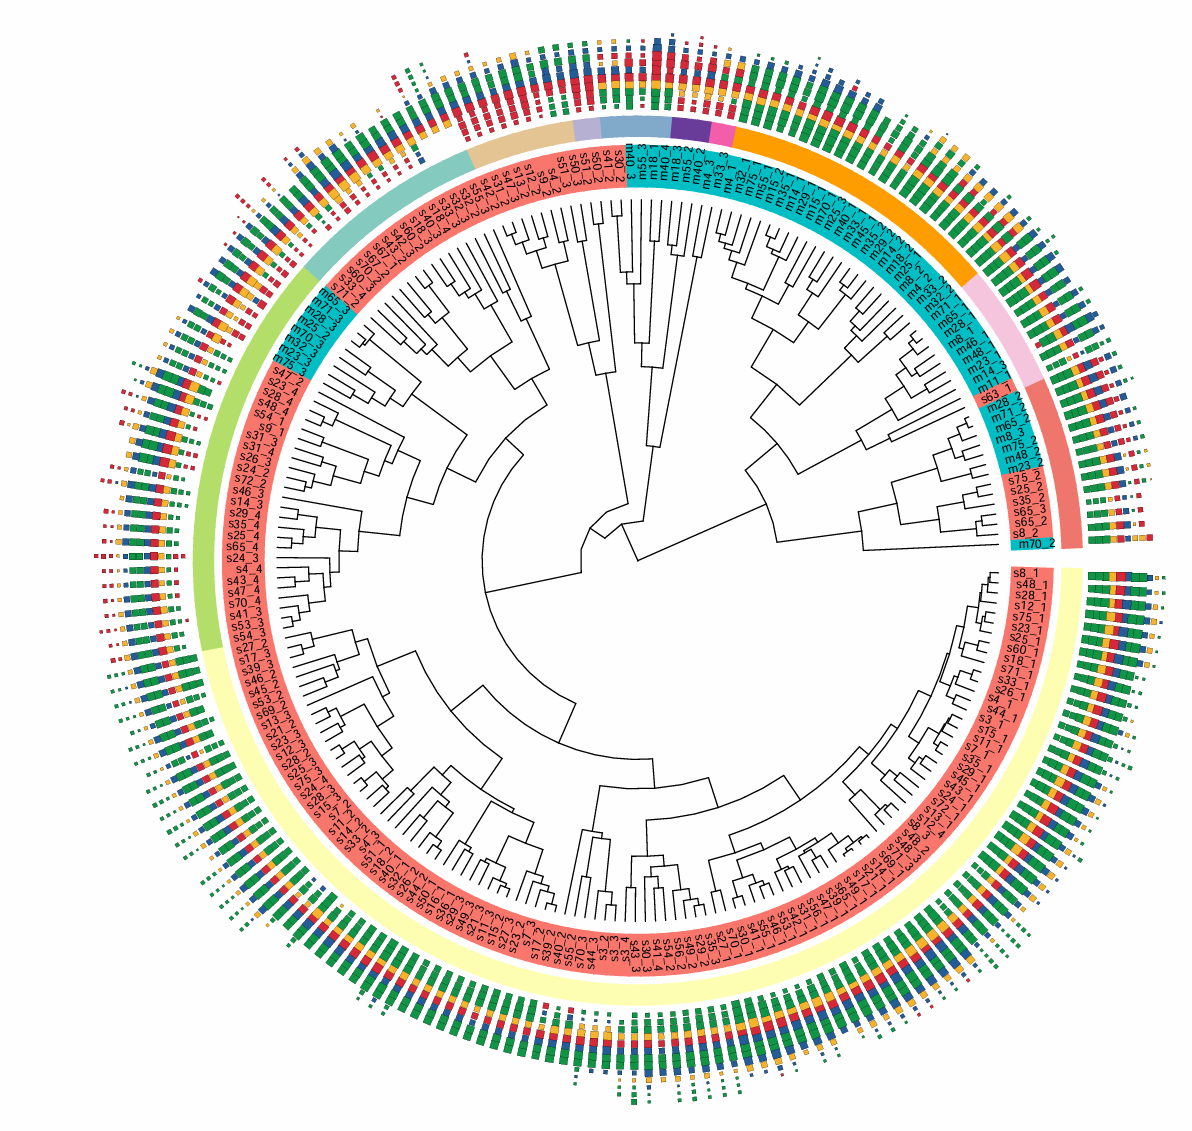

Write R code to recreate this figure.
pwmlist <- read_jaspar("~/ALL_mono_P_S_T.pwm")
  
  pwmlist_alig <- DNAmotifAlignment(threshold = 0,pfms = pwmlist %>% convert_motifs(class = "motifStack-pfm"),
                                    revcomp= rep(FALSE, length(pwmlist)))# %>% convert_motifs("TFBSTools-PWMatrix") %>% TF_logo.2(outfile = "2.txt.pdf")

  TF_logo.2(convert_motifs(pwmlist_alig,class = "TFBSTools-PWMatrix"),outfile = "2024_WRKY/8_motif_net/plot/motiflogo.pdf")
  for (i in 1:length(pwmlist_alig)) {
    pwmlist_alig[[i]]@mat <- pwmlist_alig[[i]]@mat[,-c(1:2,16:17)]
  }
  c <- pwmlist_alig
  for (i in 1:length(c)) {
    c[[i]]@name <- c[[i]]@name %>%  gsub("P","_1",.) %>% gsub("S","_2",.) %>% gsub("T","_3",.) %>% gsub("F","_4",.)
    names(c)[i] <- c[[i]]@name 
    
  }

  p <- data.frame()
  for (i in 1:length(c)) {
    p1 <- cbind(c[[i]]@mat[1,] %>% t(),c[[i]]@mat[2,] %>% t(),c[[i]]@mat[3,] %>% t(),c[[i]]@mat[4,] %>% t()) %>% t()
    if (i==1) {
      p <- rbind(p,p1)
    }else{  p <- cbind(p,p1)  }
  }
  colnames(p) <- names(c);rownames(c) <- NULL
  p <- cor(p,method = "spearman")
  # p <- p[-1,]
  a <- dist(x = p,method = "maximum")#euclidean
  hc <- do.call("hclust", list(d = a))
  library(ggtree)
  phylog <- ade4::hclust2phylog(hc,add.tools = TRUE)
  # plot(phylog,size=0.4)
  p <- ggtree(phylog,layout = "circular",size=0.6)  +
    geom_text(aes(label=node),size=1.5)+
    geom_tiplab(hjust=-0.5,size=4.2,align = TRUE,offset = 0)
  
  # p <- flip(p, 319,241) #旋转两个节点
  p <- ggtree::rotate(p,220)#旋转单个节点
  # geom_text(aes(label=node),size=1)
  dt <- lapply(c, function(pwm){
    dt <- data.frame()
    for (i in seq(ncol(pwm@mat))) {
      id=pwm@name
      group=which.max(pwm@mat[,i]) %>% names()
      size=pwm@mat[which.max(pwm@mat[,i]),i]
      strain=i
      a <- c(id,group,size,strain)
      dt <- rbind(dt,a)
    }
    colnames(dt) <- c("id","group","size","strain")
    return(dt)
  }) %>% do.call(rbind,.)
  dt$size <- as.numeric(dt$size)
  dt$strain <- as.numeric(dt$strain)
  row.names(dt) <- NULL

  p1 <- names(c)[names(c) %>% grep("m",.)]
  p2 <-names(c)[-( names(c) %>% grep("m",.))]
  text1 <-paste0("geom_strip(\"", p1, "\", \"",p1,"\", offset = 0.06, barsize = 20, extend = 0.6, color = \"#00BFC4\", offset.text = 3)") %>% paste0(collapse = "+")#offset :颜色bar 的外移内移
  text2 <-paste0("geom_strip(\"", p2, "\", \"",p2,"\", offset = 0.06, barsize = 20, extend = 0.6, color = \"#F8766D\", offset.text = 3)") %>% paste0(collapse = "+")
  {
    tree <- cutree(tree = hc,h = 0.37)
    class1 <- tree[tree==1] %>% names()
    class2 <- tree[tree==2] %>% names()
    class3 <- tree[tree==3] %>% names()
    class4 <- tree[tree==4] %>% names()
    class5 <- tree[tree==5] %>% names()
    class6 <- tree[tree==6] %>% names()
    class7 <- tree[tree==7] %>% names()
    class8 <- tree[tree==8] %>% names()
    class9 <- tree[tree==9] %>% names()
    class10 <- tree[tree==10] %>% names()
    class11 <- tree[tree==11] %>% names()
    # class12 <- tree[tree==12] %>% names()
    class1  <- paste0("geom_strip(\"", class1 , "\", \"",class1 ,"\", offset = 0.15, barsize = 10, extend = 0.6, color = \"#FFFFB3\",angle = 10,hjust = \"center\",fontsize = 4, offset.text = 2)") %>% paste0(collapse = "+")
    class2  <- paste0("geom_strip(\"", class2 , "\", \"",class2 ,"\", offset = 0.15, barsize = 10, extend = 0.6, color = \"#E5C494\",angle = 10,hjust = \"center\",fontsize = 4, offset.text = 2)") %>% paste0(collapse = "+")
    class3  <- paste0("geom_strip(\"", class3 , "\", \"",class3 ,"\", offset = 0.15, barsize = 10, extend = 0.6, color = \"#B3DE69\",angle = 10,hjust = \"center\",fontsize = 4, offset.text = 2)") %>% paste0(collapse = "+")
    class4  <- paste0("geom_strip(\"", class4 , "\", \"",class4 ,"\", offset = 0.15, barsize = 10, extend = 0.6, color = \"#85CBBF\",angle = 10,hjust = \"center\",fontsize = 4, offset.text = 2)") %>% paste0(collapse = "+")
    class5  <- paste0("geom_strip(\"", class5 , "\", \"",class5 ,"\", offset = 0.15, barsize = 10, extend = 0.6, color = \"#F0766D\",angle = 10,hjust = \"center\",fontsize = 4, offset.text = 2)") %>% paste0(collapse = "+")
    class6  <- paste0("geom_strip(\"", class6 , "\", \"",class6 ,"\", offset = 0.15, barsize = 10, extend = 0.6, color = \"#80A9CB\",angle = 10,hjust = \"center\",fontsize = 4, offset.text = 2)") %>% paste0(collapse = "+")
    class7  <- paste0("geom_strip(\"", class7 , "\", \"",class7 ,"\", offset = 0.15, barsize = 10, extend = 0.6, color = \"#B6B2D2\",angle = 10,hjust = \"center\",fontsize = 4, offset.text = 2)") %>% paste0(collapse = "+")
    class8  <- paste0("geom_strip(\"", class8 , "\", \"",class8 ,"\", offset = 0.15, barsize = 10, extend = 0.6, color = \"#F4C5DD\",angle = 10,hjust = \"center\",fontsize = 4, offset.text = 2)") %>% paste0(collapse = "+")
    class9  <- paste0("geom_strip(\"", class9 , "\", \"",class9 ,"\", offset = 0.15, barsize = 10, extend = 0.6, color = \"#FF9D00\",angle = 10,hjust = \"center\",fontsize = 4, offset.text = 2)") %>% paste0(collapse = "+")
    class10  <- paste0("geom_strip(\"", class10, "\",\"",class10 ,"\", offset = 0.15, barsize = 10, extend = 0.6,color = \"#F35EAB\",angle = 10,hjust = \"center\",fontsize = 4, offset.text = 2)") %>% paste0(collapse = "+")
    class11  <- paste0("geom_strip(\"", class11, "\",\"",class11 ,"\", offset = 0.15, barsize = 10, extend = 0.6,color = \"#6A3D9A\",angle = 10,hjust = \"center\",fontsize = 4, offset.text = 2)") %>% paste0(collapse = "+")
   
  }
  
  plot_text=paste0("p + ",text1,"+",text2,"+",class1,"+",class2,"+",class3,"+",
                   class4,"+",class5,"+",class6,"+",class7,"+",class8,"+",class9,"+",class10,"+",class11)#,"+",class12
  plot <-  eval(parse(text = plot_text))
  
  # p <- p+new_scale_fill()
  p1 <- plot +geom_fruit(
    data=dt,
    geom=geom_star,
    mapping=aes(x=strain,y=id, fill=group,size=size),
    starstroke=0,
    starshape = 13,
    offset =0.24,
    pwidth=0.30#轨道之间距离   grid.params=list(linetype=3)#轨道线
  )+
    scale_size_continuous(range=c(0, 4),
                          limits=c(min(dt$size), max(dt$size)),breaks=c(1, 2, 3))+
    scale_fill_manual(values=c("#109648", "#255C99", "#F7B32B", "#D62839"),
                      guide=guide_legend(keywidth = 0.4, keyheight = 0.4, order=4,
                                         override.aes = list(starstroke=0.3)))+
    geom_tiplab(hjust=-0.5,size=4.2,align = TRUE,offset = 0)+
    theme(legend.title = element_text(size = 20),   
          legend.text = element_text(size = 20),    
          legend.key.size = unit(10, "lines")   )
  ggsave(filename = "2024_WRKY/8_motif_net/plot/test.pdf",plot = p1,width = 20,height = 20)
